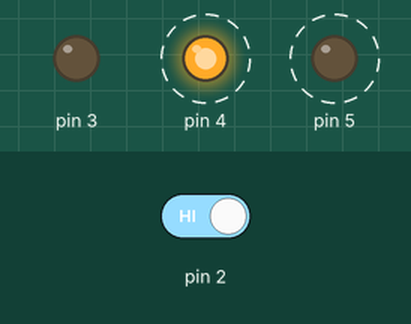
Recording of a sketch running on a simulated Arduino Uno, built with avr-gcc and run on an emulated ATmega328P. Shown: output pins drawn as LEDs (lit = HIGH). Dashed ring = blinking. The test bench sets the inputs (shaded band); at power-on: pin 2 HIGH.

Above: at 1.8 s.
1.9 s: pin 2 driven LOW
At 2.9 s:
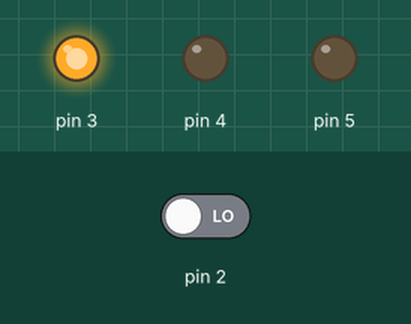
3.5 s: pin 2 driven HIGH
At 3.62 s:
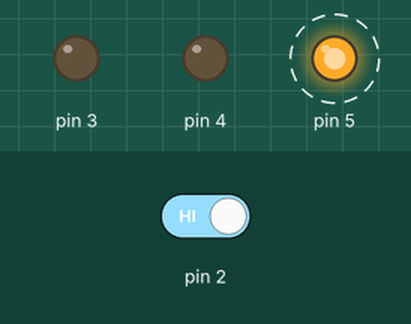
Timing chart, 0 to 12.5 s (numbered marks = the images above; inputs shaded):
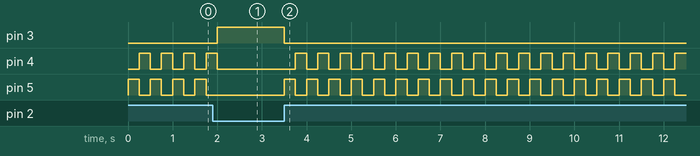

Measured:
- after the input at 1.9 s, pin 3: LOW → HIGH after 0.10 s; pin 4: goes on until 2.0 s, then stays LOW; pin 5: stops changing and stays LOW
- after the input at 3.5 s, pin 3: HIGH → LOW at once; pin 4: alternates HIGH for 0.25 s and LOW for 0.25 s, starting after 0.25 s; pin 5: alternates HIGH for 0.25 s and LOW for 0.25 s, starting at once
- by itself, pin 4, pin 5: alternates HIGH for 0.25 s and LOW for 0.25 s

The sketch:

spaceship.ino
```cpp
int switchState = 0;

void setup() {
  Serial.begin(9600);
  pinMode(3, OUTPUT);
  pinMode(4, OUTPUT);
  pinMode(5, OUTPUT);
  pinMode(2, INPUT);

}

void loop() {
  switchState = digitalRead(2);
  //
  if (switchState == LOW) {
    // the button is not pressed
    digitalWrite(3, HIGH); // green LED
    // Serial.println("Green LED on");
    digitalWrite(4, LOW); // red LED
    digitalWrite(5, LOW); // red LED
  } else {
    // the button is pressed
    digitalWrite(3, LOW);
    digitalWrite(4, LOW);
    digitalWrite(5, HIGH);
    // Serial.println("Red LED on pin 5 on.");

    delay(250); // wait for a quarter second
    // toggle the LEDs
    digitalWrite(4, HIGH);
    // Serial.println("Red light on pin 4 on.");
    digitalWrite(5, LOW);
    delay(250); // wait for a quarter second

  }

  /// Print status of switch
  // if (switchState == 0) {
  //   Serial.println("The switch is off...");
  // } else {
  //   Serial.println("The switch is on....");
  // }
}
```
